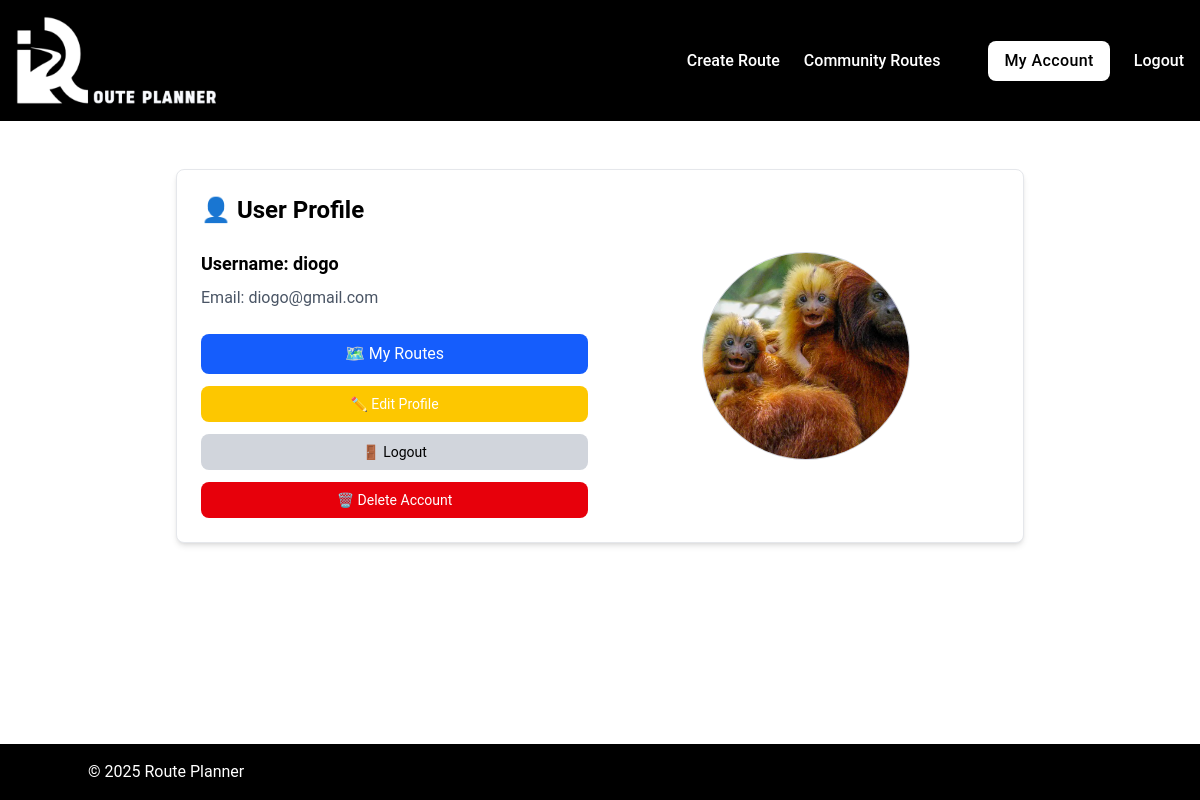
Screenshot of /profile (signed in) with the database file from the repository.
### tables this page shows
CREATE TABLE users (
id INTEGER PRIMARY KEY,
username TEXT NOT NULL UNIQUE,
email TEXT NOT NULL UNIQUE,
password TEXT NOT NULL
, profile_picture TEXT DEFAULT NULL);

### app.py (the view)
@app.route("/profile")
@login_required
def profile():
    user = query_db(
        "SELECT username, email, profile_picture FROM users WHERE id = ?",
        (session["user_id"],)
    )
    if not user:
        flash("User not found.", "error")
        return redirect(url_for("index"))
    return render_template("profile/profile.html", user = user)

### helpers.py (called while the page is built)
def get_db():
    db = getattr(g, "_database", None)
    if db is None:
        db = g._database = sqlite3.connect(DATABASE)
        db.row_factory = sqlite3.Row # Allows accessing columns by name
    return db

def close_connection(exception):
    db = getattr(g, "_database", None)
    if db is not None:
        db.close()

def query_db(query, args = (), commit = False):
    connection = get_db()
    current = connection.cursor()
    current.execute(query, args)
    if commit:
        connection.commit()
    else:
        return current.fetchall()

def login_required(f):
    @wraps(f)
    def decorated_function(*args, **kwargs):
        if "user_id" not in session:
            flash("Please log in to access this page.", "error")
            return redirect("/login")
        return f(*args, **kwargs)
    return decorated_function

### templates/profile/profile.html (shortened to what this page needs)
{% extends "base.html" %}
{% block main %}
  <div class="my-[2%] p-6 max-w-4xl mx-auto">
    <div
      class="
        grid
        grid-cols-1
        md:grid-cols-2
        gap-6
        bg-white
        p-6
        rounded-lg
        shadow-md
        border
        border-gray-200
        "
        >
      <div class="flex flex-col justify-center">
        <h2
          class="
          text-2xl
          text-center
          md:text-left
          font-bold
          mb-6
          text-center
          "
          >
          👤 User Profile
        </h2>
        <p
          class="
            text-lg
            text-center
            md:text-left
            font-semibold
            mb-2
            "
            >
            Username: {{ user[0]["username"] }}
        </p>
        <p
          class="
            text-gray-600
            mb-6
            text-center
            md:text-left
            "
            >
            Email: {{ user[0]["email"] }}
        </p>
        <div class="flex flex-col gap-3">
          <a
            href="{{ url_for('my_routes') }}"
            class="
              bg-blue-600
              hover:bg-blue-700
              text-white
              px-4
              py-2
              rounded-lg
              text-center
              transition
              "
              >
            🗺️ My Routes
          </a>
          <a
            href="{{ url_for('edit_profile') }}"
            class="
              bg-yellow-400
              hover:bg-yellow-500
              text-white
              px-4
              py-2
              rounded-lg
              transition
              text-sm
              text-center
              "
              >
            ✏️ Edit Profile
          </a>
          <a
            href="{{ url_for('logout') }}"
            class="
              bg-gray-300
              hover:bg-gray-400
              text-black
              px-4
              py-2
              rounded-lg
              transition
              text-sm
              text-center
              "
              >
            🚪 Logout
          </a>
          <a
            href="{{ url_for('delete_account') }}"
            class="
              bg-red-600
              hover:bg-red-700
              text-white
              px-4
              py-2
              rounded-lg
              transition
              text-sm
              text-center
              "
              >
            🗑️ Delete Account
          </a>
        </div>
      </div>
      {% if user[0]["profile_picture"] %}
        <div class="flex items-center justify-center">
          <img
            src="{{ url_for('static', filename=user[0]['profile_picture'].split('static/')[1]) }}"
            alt="Profile Picture"
            class="
              w-52
              h-52
              rounded-full
              object-cover
              border
              border-gray-300
              "
              >
        </div>
      {% endif %}
    </div>
  </div>
{% endblock %}

### static/css/styles.css (style rules this page uses)
body { font-family: 'Roboto', -apple-system, BlinkMacSystemFont, 'Segoe UI', sans-serif; }

### rows the page displays
users: username "diogo", email "diogo@gmail.com", profile_picture (picture)
